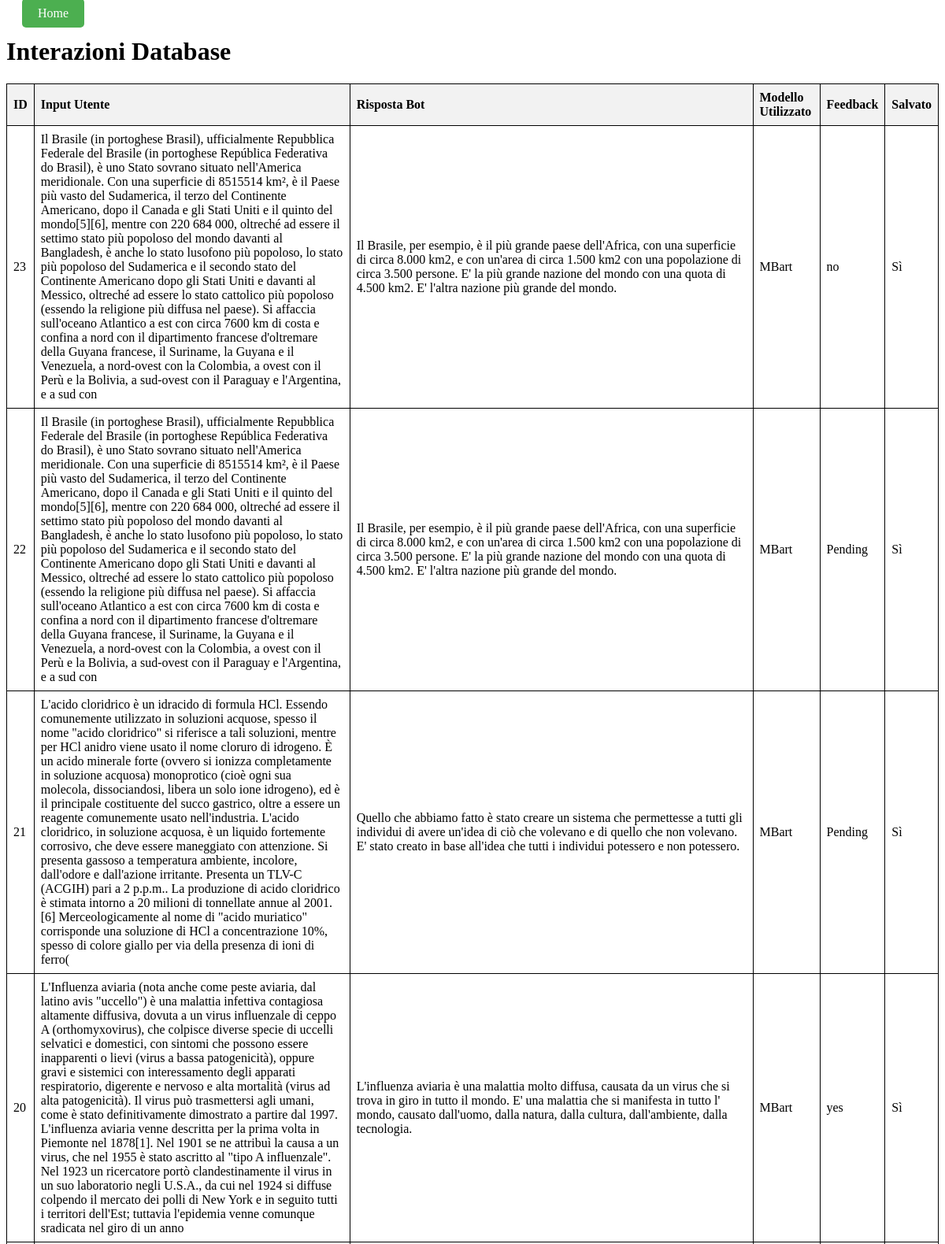
The page /database (upper part) on the database its author committed.
### app3.py (models this page shows, shortened)
class Interaction(db.Model):
    id = db.Column(db.Integer, primary_key=True)
    user_input = db.Column(db.String(500), nullable=False)
    bot_response = db.Column(db.String(500), nullable=False)
    feedback = db.Column(db.String(100))
    model_used = db.Column(db.String(100), nullable=False)  # Nome del modello GPT usato
    config_details = db.Column(db.String(500))  # Dettagli della configurazione usata, es. JSON string
    generation_time = db.Column(db.Float)  # Tempo impiegato per generare la risposta
    created_at = db.Column(db.DateTime, default=datetime.utcnow)  # Data e ora di creazione dell'interazione
    additional_info = db.Column(db.Text)  # Campo opzionale per ulteriori informazioni o note

### app3.py (the view)
@app.route('/database')
def database_view():
    interactions = Interaction.query.order_by(Interaction.id.desc()).all()
    return render_template('database.html', interactions=interactions)

### templates/database.html (shortened to what this page needs)
<!DOCTYPE html>
<html lang="it">
<head>
</head>
<body>
    <a href="/" class="home-button">Home</a>
    <h1>Interazioni Database</h1>
    <table>
        <thead>
            <tr>
                <th>ID</th>
                <th>Input Utente</th>
                <th>Risposta Bot</th>
                <th>Modello Utilizzato</th>
                <th>Feedback</th>
                <th>Salvato</th>
            </tr>
        </thead>
        <tbody>
            {% for interaction in interactions %}
            <tr>
                <td>{{ interaction.id }}</td>
                <td>{{ interaction.user_input }}</td>
                <td>{{ interaction.bot_response }}</td>
                <td>{{ interaction.model_used }}</td>
                <td>{{ interaction.feedback }}</td>
                <td>Sì</td>
            </tr>
            {% endfor %}
        </tbody>
    </table>
</body>
</html>

### templates/database.html (style rules this page uses)
table { width: 100%; border-collapse: collapse; }
th, td { border: 1px solid black; padding: 8px; text-align: left; }
th { background-color: #f2f2f2; }
.home-button { margin: 20px; padding: 10px 20px; background-color: #4CAF50; color: white; text-decoration: none; border-radius: 5px; }

### rows shown on the page
Interaction: id "23", user_input "Il Brasile (in portoghese Brasil), ufficialmente Repubblica Federale del Brasile (in portoghese República Federativa do Brasil), è uno Stato sovrano situato nell'America meridionale. Con una superficie di 8515514 km², è il Paese più vasto del Sudamerica, il terzo del Continente Americano, dopo il Canada e gli Stati Uniti e il quinto del mondo[5][6], mentre con 220 684 000, oltreché ad essere il settimo stato più popoloso del mondo davanti al Bangladesh, è anche lo stato lusofono più popoloso, lo stato più popoloso del Sudamerica e il secondo stato del Continente Americano dopo gli Stati Uniti e davanti al Messico, oltreché ad essere lo stato cattolico più popoloso (essendo la religione più…", bot_response "Il Brasile, per esempio, è il più grande paese dell'Africa, con una superficie di circa 8.000 km2, e con un'area di circa 1.500 km2 con una popolazione di circa 3.500 persone. E' la più grande nazione del mondo con una quota di 4.500 km2. E' l'altra nazione più grande del mondo.", model_used "MBart", feedback "no"
Interaction: id "22", user_input "Il Brasile (in portoghese Brasil), ufficialmente Repubblica Federale del Brasile (in portoghese República Federativa do Brasil), è uno Stato sovrano situato nell'America meridionale. Con una superficie di 8515514 km², è il Paese più vasto del Sudamerica, il terzo del Continente Americano, dopo il Canada e gli Stati Uniti e il quinto del mondo[5][6], mentre con 220 684 000, oltreché ad essere il settimo stato più popoloso del mondo davanti al Bangladesh, è anche lo stato lusofono più popoloso, lo stato più popoloso del Sudamerica e il secondo stato del Continente Americano dopo gli Stati Uniti e davanti al Messico, oltreché ad essere lo stato cattolico più popoloso (essendo la religione più…", bot_response "Il Brasile, per esempio, è il più grande paese dell'Africa, con una superficie di circa 8.000 km2, e con un'area di circa 1.500 km2 con una popolazione di circa 3.500 persone. E' la più grande nazione del mondo con una quota di 4.500 km2. E' l'altra nazione più grande del mondo.", model_used "MBart", feedback "Pending"
Interaction: id "21", user_input "L'acido cloridrico è un idracido di formula HCl. Essendo comunemente utilizzato in soluzioni acquose, spesso il nome \"acido cloridrico\" si riferisce a tali soluzioni, mentre per HCl anidro viene usato il nome cloruro di idrogeno. È un acido minerale forte (ovvero si ionizza completamente in soluzione acquosa) monoprotico (cioè ogni sua molecola, dissociandosi, libera un solo ione idrogeno), ed è il principale costituente del succo gastrico, oltre a essere un reagente comunemente usato nell'industria. L'acido cloridrico, in soluzione acquosa, è un liquido fortemente corrosivo, che deve essere maneggiato con attenzione. Si presenta gassoso a temperatura ambiente, incolore, dall'odore e…", bot_response "Quello che abbiamo fatto è stato creare un sistema che permettesse a tutti gli individui di avere un'idea di ciò che volevano e di quello che non volevano. E' stato creato in base all'idea che tutti i individui potessero e non potessero.", model_used "MBart", feedback "Pending"
Interaction: id "20", user_input "L'Influenza aviaria (nota anche come peste aviaria, dal latino avis \"uccello\") è una malattia infettiva contagiosa altamente diffusiva, dovuta a un virus influenzale di ceppo A (orthomyxovirus), che colpisce diverse specie di uccelli selvatici e domestici, con sintomi che possono essere inapparenti o lievi (virus a bassa patogenicità), oppure gravi e sistemici con interessamento degli apparati respiratorio, digerente e nervoso e alta mortalità (virus ad alta patogenicità). Il virus può trasmettersi agli umani, come è stato definitivamente dimostrato a partire dal 1997. L'influenza aviaria venne descritta per la prima volta in Piemonte nel 1878[1]. Nel 1901 se ne attribuì la causa a un…", bot_response "L'influenza aviaria è una malattia molto diffusa, causata da un virus che si trova in giro in tutto il mondo. E' una malattia che si manifesta in tutto l' mondo, causato dall'uomo, dalla natura, dalla cultura, dall'ambiente, dalla tecnologia.", model_used "MBart", feedback "yes"
